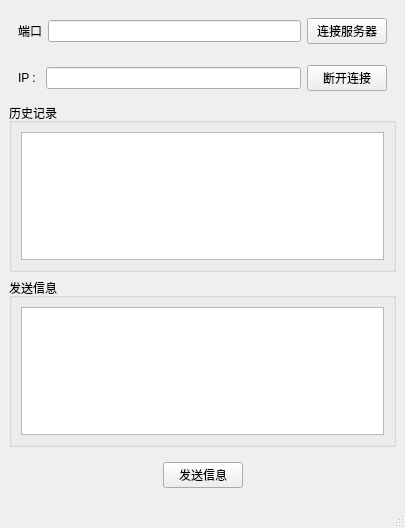
<?xml version="1.0" encoding="UTF-8"?>
<ui version="4.0">
 <class>MainWindow</class>
 <widget class="QMainWindow" name="MainWindow">
  <property name="geometry">
   <rect>
    <x>0</x>
    <y>0</y>
    <width>405</width>
    <height>528</height>
   </rect>
  </property>
  <property name="windowTitle">
   <string>MainWindow</string>
  </property>
  <widget class="QWidget" name="centralwidget">
   <layout class="QVBoxLayout" name="verticalLayout">
    <item>
     <widget class="QWidget" name="widget" native="true">
      <property name="maximumSize">
       <size>
        <width>16777215</width>
        <height>16777215</height>
       </size>
      </property>
      <layout class="QHBoxLayout" name="horizontalLayout">
       <property name="bottomMargin">
        <number>6</number>
       </property>
       <item>
        <widget class="QLabel" name="label">
         <property name="text">
          <string>端口</string>
         </property>
        </widget>
       </item>
       <item>
        <widget class="QLineEdit" name="port"/>
       </item>
       <item>
        <widget class="QPushButton" name="connect">
         <property name="text">
          <string>连接服务器</string>
         </property>
        </widget>
       </item>
      </layout>
     </widget>
    </item>
    <item>
     <widget class="QWidget" name="widget_3" native="true">
      <property name="maximumSize">
       <size>
        <width>16777215</width>
        <height>16777215</height>
       </size>
      </property>
      <layout class="QHBoxLayout" name="horizontalLayout_6">
       <property name="bottomMargin">
        <number>6</number>
       </property>
       <item>
        <widget class="QLabel" name="label_3">
         <property name="text">
          <string>IP : </string>
         </property>
        </widget>
       </item>
       <item>
        <widget class="QLineEdit" name="ip"/>
       </item>
       <item>
        <widget class="QPushButton" name="disconnect">
         <property name="text">
          <string>断开连接</string>
         </property>
        </widget>
       </item>
      </layout>
     </widget>
    </item>
    <item>
     <widget class="QGroupBox" name="groupBox">
      <property name="title">
       <string>历史记录</string>
      </property>
      <layout class="QHBoxLayout" name="horizontalLayout_2">
       <item>
        <widget class="QTextEdit" name="record"/>
       </item>
      </layout>
     </widget>
    </item>
    <item>
     <widget class="QGroupBox" name="groupBox_2">
      <property name="title">
       <string>发送信息</string>
      </property>
      <layout class="QHBoxLayout" name="horizontalLayout_3">
       <item>
        <widget class="QTextEdit" name="msg"/>
       </item>
      </layout>
     </widget>
    </item>
    <item>
     <widget class="QWidget" name="widget_2" native="true">
      <layout class="QHBoxLayout" name="horizontalLayout_4">
       <item>
        <spacer name="horizontalSpacer">
         <property name="orientation">
          <enum>Qt::Orientation::Horizontal</enum>
         </property>
         <property name="sizeHint" stdset="0">
          <size>
           <width>40</width>
           <height>20</height>
          </size>
         </property>
        </spacer>
       </item>
       <item>
        <widget class="QPushButton" name="sendMsg">
         <property name="text">
          <string>发送信息</string>
         </property>
        </widget>
       </item>
       <item>
        <spacer name="horizontalSpacer_2">
         <property name="orientation">
          <enum>Qt::Orientation::Horizontal</enum>
         </property>
         <property name="sizeHint" stdset="0">
          <size>
           <width>40</width>
           <height>20</height>
          </size>
         </property>
        </spacer>
       </item>
      </layout>
     </widget>
    </item>
   </layout>
  </widget>
  <widget class="QMenuBar" name="menubar">
   <property name="geometry">
    <rect>
     <x>0</x>
     <y>0</y>
     <width>405</width>
     <height>18</height>
    </rect>
   </property>
  </widget>
  <widget class="QStatusBar" name="statusbar"/>
 </widget>
 <resources/>
 <connections/>
</ui>
